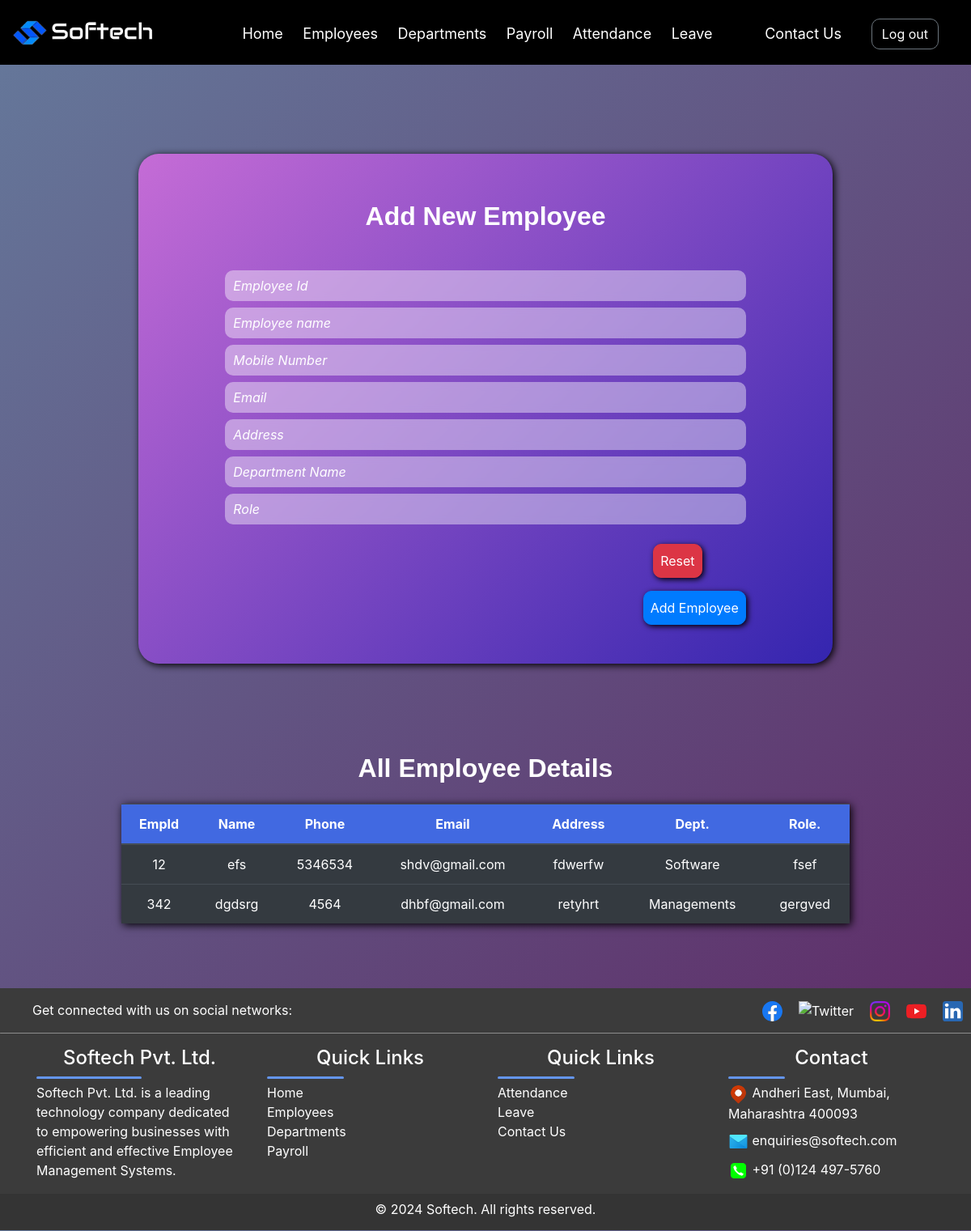
The page /employee on the database as committed earlier.
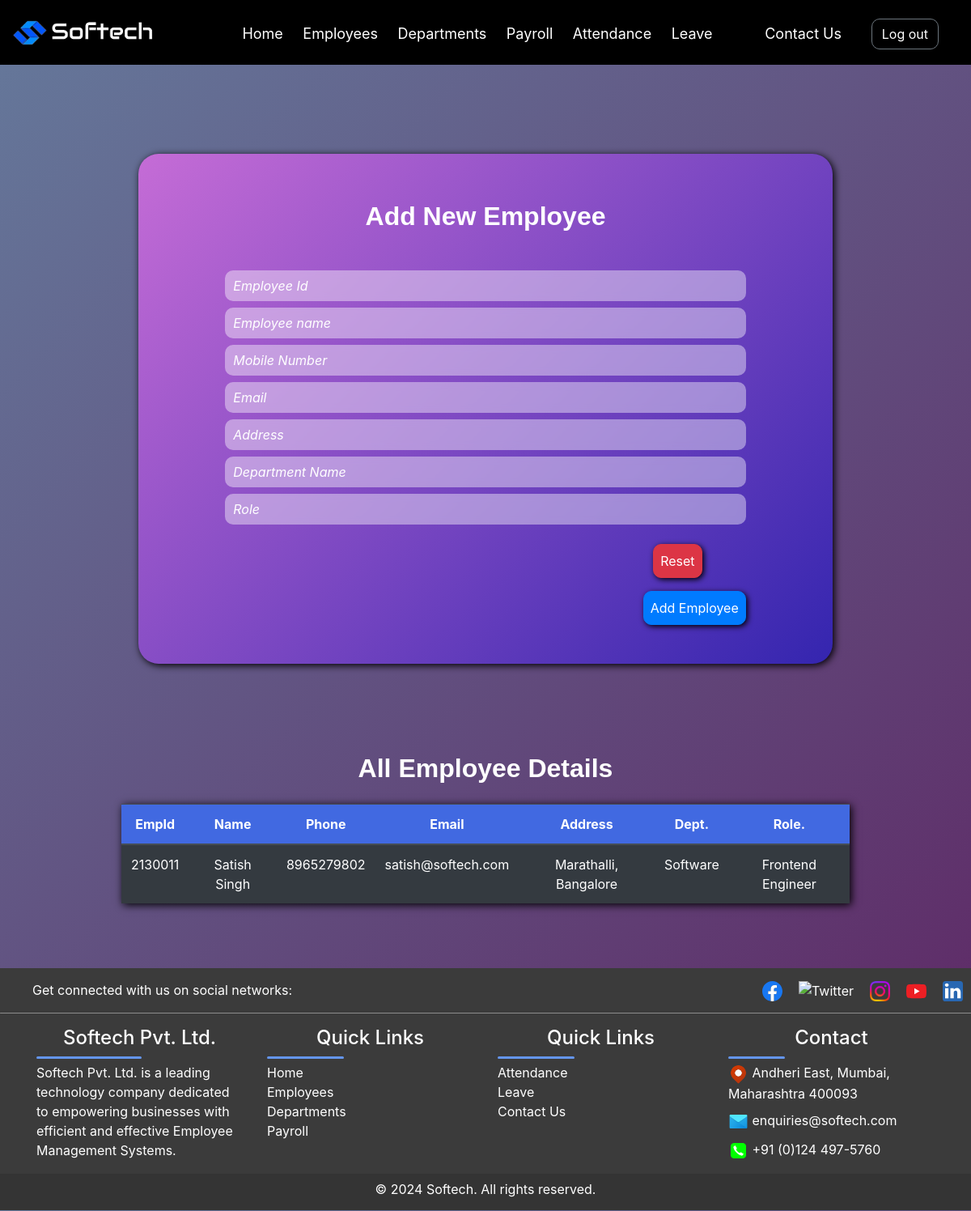
The same page on the database as committed later.
### app/models.py (models this page shows, shortened)
class Employees(models.Model):
      emp_id = models.CharField(max_length=10, primary_key=True)
      emp_name = models.CharField(max_length=100)
      mobile_number = models.CharField(max_length=15)
      email = models.EmailField()
      address = models.TextField()
      department_name = models.ForeignKey(Departments, on_delete=models.CASCADE)
      role = models.CharField(max_length=100)

class Departments(models.Model):
      department_name = models.CharField(max_length=100, primary_key=True)
      department_status = models.CharField(max_length=100)
      def __str__(self):
        return self.department_name

### app/views.py (the view, shortened to what this page needs)
# urls.py: path('employee', views.employee_page,name="employee"),
def employee_page(request):
    employees=Employees.objects.all()
    form=EmployeesForm()
    context = {'form':form,'employee':employees}
    return render(request, 'app/employees.html', context)

### app/templates/app/employees.html (shortened to what this page needs)
{% extends "base_template/base.html" %}
{% load static %}
{% block content %}
         <form method="POST" class="bg-body py-5 text-center" id="formbackground">
            <h2 class="fs-3 fw-bold text-decoration-underline mb-5">Add New Employee</h2>
            {{form.emp_id}}
            {{form.emp_name}}
            {{form.mobile_number}}
            {{form.email}}
            {{form.address}}
            {{form.department_name}}
            {{form.role}}
            <div class="buttons w-75 mx-auto">
               <div class="row g-0">
                  <div class="col-6 text-start">
                  </div>
                  <div class="col-6 text-end">
                     <button class="btn btn-danger mt-3 me-2 p-2" id="resetBtn" style="margin-left: 45%;">Reset</button>
                     <button class="btn btn-primary mt-3 p-2" id="addBtn" type="submit" style="float: right;">Add Employee</button>
                  </div>
               </div>
            </div>
         </form>
         <div class="w-auto mx-auto">
            <h2 class="fs-3 fw-bold text-decoration-underline mb-2 mt-5">All Employee Details</h2>
            <table class="table table-dark table-hover mt-4 mb-5 text-center w-75">
               <thead class="fw-bold">
                  <th>EmpId</th>
                  <th>Name</th>
                  <th>Phone</th>
                  <th>Email</th>
                  <th>Address</th>
                  <th>Dept.</th>
                  <th>Role.</th>
               </thead>
               <tbody id="myTable">
                  {% for e in employee  %}
                  <tr>
                     <td>{{e.emp_id}}</td>
                     <td>{{e.emp_name}}</td>
                     <td>{{e.mobile_number}}</td>
                     <td>{{e.email}}</td>
                     <td>{{e.address}}</td>
                     <td>{{e.department_name}}</td>
                     <td>{{e.role}}</td>
                  </tr>
                  {% endfor %}
               </tbody>
            </table>
         </div>
      {% endblock content %}

Rows that differ between the two databases and show on the page:
removed Employees: emp_id "12", emp_name "efs", mobile_number "5346534", email "shdv@gmail.com", address "fdwerfw", department_name "Software", role "fsef"
removed Employees: emp_id "342", emp_name "dgdsrg", mobile_number "4564", email "dhbf@gmail.com", address "retyhrt", department_name "Managements", role "gergved"
added Employees: emp_id "2130011", emp_name "Satish Singh", mobile_number "8965279802", email "satish@softech.com", address "Marathalli, Bangalore", department_name "Software", role "Frontend Engineer"
